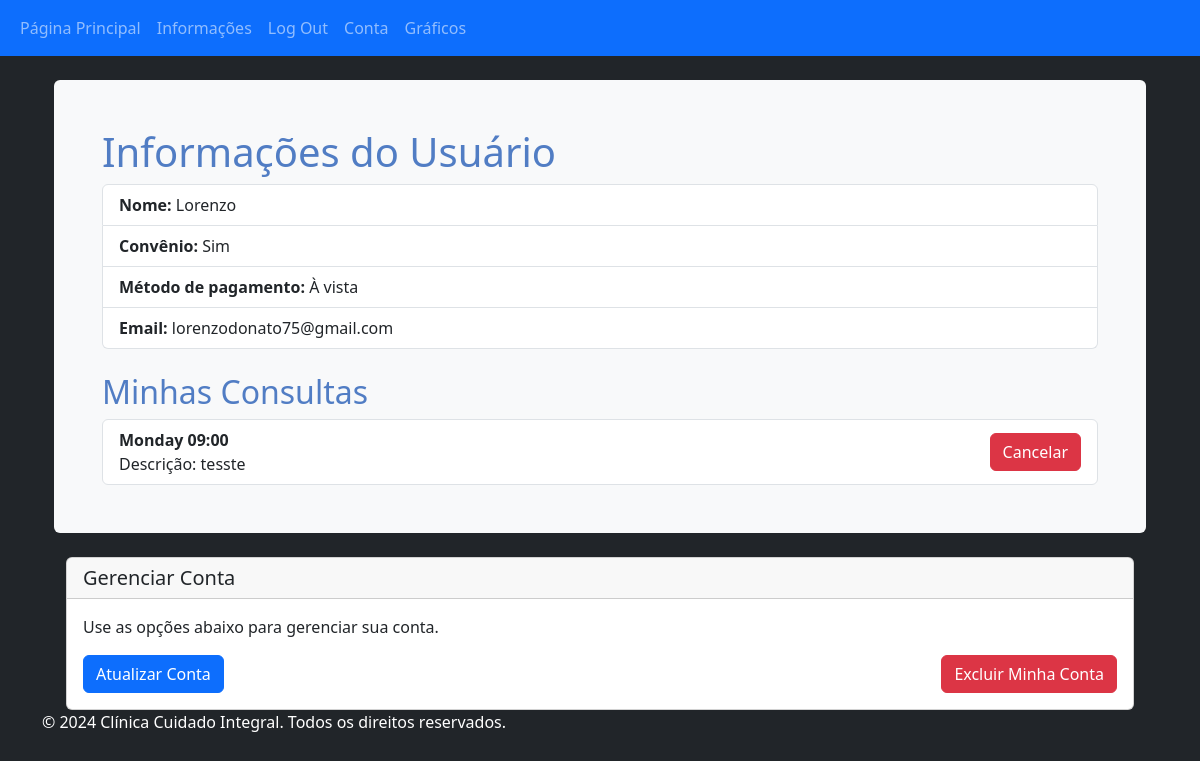
Page /pagina_usuario (signed in) on the earlier database version.
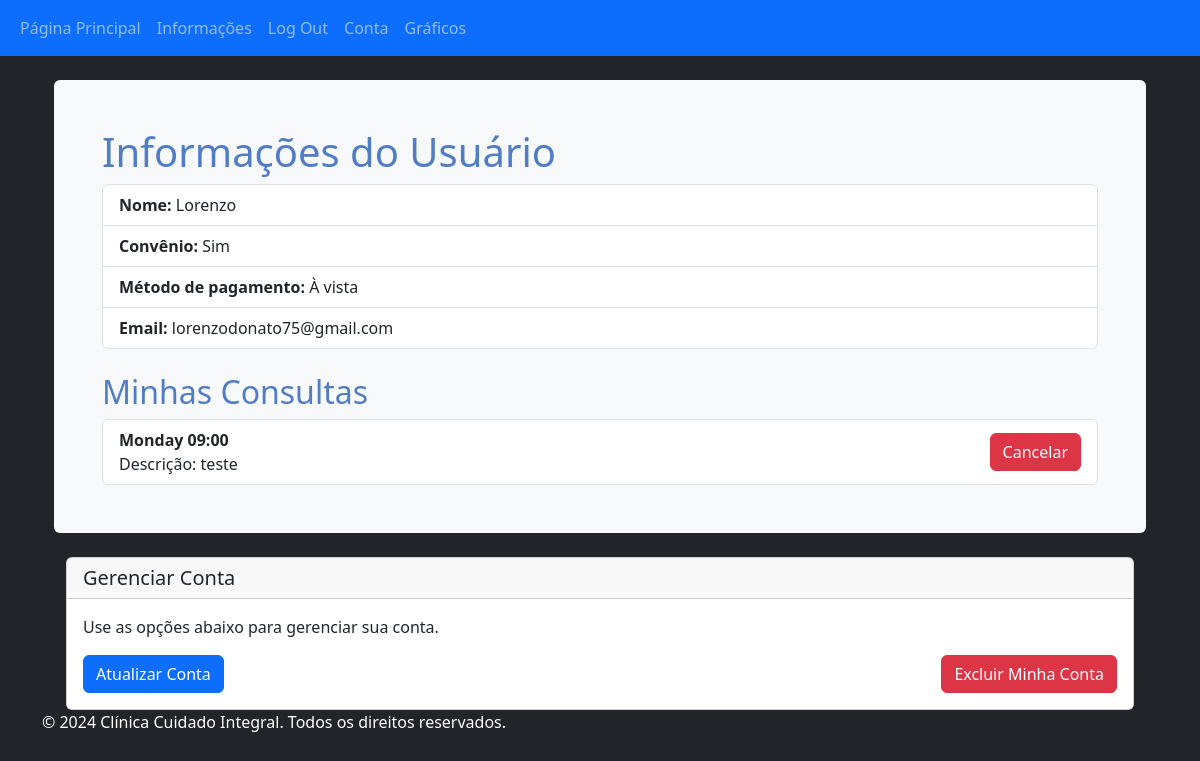
Same page on the later database version.
### projeto_clinica/models.py (models this page shows, shortened)
class Paciente(db.Model, UserMixin):
    __tablename__ = 'pacientes'
    id = db.Column(db.Integer, primary_key=True)
    nome = db.Column(db.String(64), index=True)
    idade = db.Column(db.String(3))
    cpf = db.Column(db.String(11), unique=True, index=True)
    email = db.Column(db.String(64), unique=True, index=True)
    pagamento = db.Column(db.String(64))
    password_hash = db.Column(db.String(128))
    convenio = db.Column(db.String(64))
    medico = db.relationship("Medico", back_populates="paciente", uselist=False)
    consultas = db.relationship("Consulta", back_populates="paciente")

class Consulta(db.Model):
    __tablename__ = 'consultas'
    id = db.Column(db.Integer, primary_key=True)
    data_hora = db.Column(db.DateTime)
    data = db.Column(db.DateTime, nullable=False,  default=datetime.utcnow)
    descricao = db.Column(db.Text)
    dia_da_semana = db.Column(db.String(10))  # New column to store the day of the week
    preco = db.Column(db.Float)  # Adicionando o campo 'preco'
    paciente_id = db.Column(db.Integer, db.ForeignKey('pacientes.id'))
    medico_id = db.Column(db.Integer, db.ForeignKey('medicos.id'))
    paciente = db.relationship("Paciente", back_populates="consultas", lazy=True)
    medico = db.relationship("Medico", back_populates="consultas", lazy=True)

### projeto_clinica/usuarios/views.py (the view)
@usuarios.route('/pagina_usuario')
@login_required
def pagina_usuario():
    usuario = Paciente.query.get(current_user.id)
    consultas_agendadas = Consulta.query.filter_by(paciente_id=current_user.id).all()
    convenio_formatado = "Sim" if usuario.convenio == "y" else "Não"
    return render_template(
        'pagina_usuario.html',
        consultas=consultas_agendadas,
        usuario=usuario,
        convenio_formatado=convenio_formatado,
        metodo_pagamento=usuario.pagamento
    )

### projeto_clinica/models.py (called while the page is built)
@login_manager.user_loader
def load_user(user_id):
    return Paciente.query.get(user_id)

### projeto_clinica/templates/pagina_usuario.html
{% extends 'base.html' %}
{% block content %}
<div class="container mt-4">
    <div class="p-5 bg-light rounded">
        <h1 style="color:#517dc4">Informações do Usuário</h1>
        <ul class="list-group">
            <li class="list-group-item"><strong>Nome:</strong> {{ usuario.nome }}</li>
            <li class="list-group-item"><strong>Convênio:</strong> {{ 'Sim' if usuario.convenio == 'y' else 'Não' }}</li>
            <li class="list-group-item">
                <strong>Método de pagamento:</strong>
                {% if usuario.pagamento == 'crt' %}
                    Cartão
                {% elif usuario.pagamento == 'avst' %}
                    À vista
                {% else %}
                    Não especificado
                {% endif %}
            </li>
            <li class="list-group-item"><strong>Email:</strong> {{ usuario.email }}</li>
        </ul>
        <h2 style="color:#517dc4" class="mt-4">Minhas Consultas</h2>
        {% if consultas %}
            <ul class="list-group">
                {% for consulta in consultas %}
                    <li class="list-group-item d-flex justify-content-between align-items-center">
                        <div>
                            <strong>{{ consulta.data.strftime('%A %H:%M') }}</strong><br>
                            Descrição: {{ consulta.descricao }}
                        </div>
                        <form action="{{ url_for('users.cancelar_consulta', consulta_id=consulta.id) }}" method="POST">
                            <button type="submit" class="btn btn-danger">Cancelar</button>
                        </form>
                    </li>
                {% endfor %}
            </ul>
        {% else %}
            <div class="alert alert-info mt-3" role="alert">
                Você não tem consultas agendadas.
            </div>
        {% endif %}
    </div>
    <div class="container mt-4">
        <div class="card">
            <div class="card-header">
                <h5 class="mb-0">Gerenciar Conta</h5>
            </div>
            <div class="card-body">
                <p class="card-text">Use as opções abaixo para gerenciar sua conta.</p>
                <div class="d-flex justify-content-between">
                    <a href="{{ url_for('users.conta') }}" class="btn btn-primary">Atualizar Conta</a>
                    <form action="{{ url_for('users.deletar_conta') }}" method="POST" onsubmit="return confirm('Você tem certeza que deseja excluir sua conta? Esta ação não pode ser desfeita.');">
                        <button type="submit" class="btn btn-danger">Excluir Minha Conta</button>
                    </form>
                </div>
            </div>
        </div>
    </div>
</div>
{% endblock %}

### projeto_clinica/templates/base.html (shortened to what this page needs)
<!DOCTYPE html>
<html lang="en">
<head>
    <link href="https://cdn.jsdelivr.net/npm/bootstrap@5.3.3/dist/css/bootstrap.min.css" rel="stylesheet">
</head>
<body class="bg-dark text-white">
    <nav class="navbar navbar-expand-lg navbar-dark bg-primary">
        <div class="container-fluid">
            <ul class="navbar-nav">
                {% if current_user.is_authenticated %}
                <li class="nav-item">
                    <a class="nav-link" href="{{ url_for('core.index') }}">Página Principal</a>
                </li>
                <li class="nav-item">
                    <a class="nav-link" href="{{ url_for('core.info') }}">Informações</a>
                </li>
                <li class="nav-item">
                    <a class="nav-link" href="{{ url_for('users.logout') }}">Log Out</a>
                </li>
                <li class="nav-item">
                    <a class="nav-link" href="{{ url_for('users.pagina_usuario') }}">Conta</a>
                </li>
                <li class="nav-item">
                    <a class="nav-link" href="{{ url_for('graficos.graphics_page') }}">Gráficos</a>
                </li>
                {% endif %}
            </ul>
        </div>
    </nav>
    <div class="container">
        {% block content %}
        {% endblock %}
        <footer>
            <p>&copy; 2024 Clínica Cuidado Integral. Todos os direitos reservados.</p>
        </footer>
    </div>
</body>
</html>

Differences in the rows shown:
changed Consulta "Monday 09:00": descricao "tesste" → "teste"
